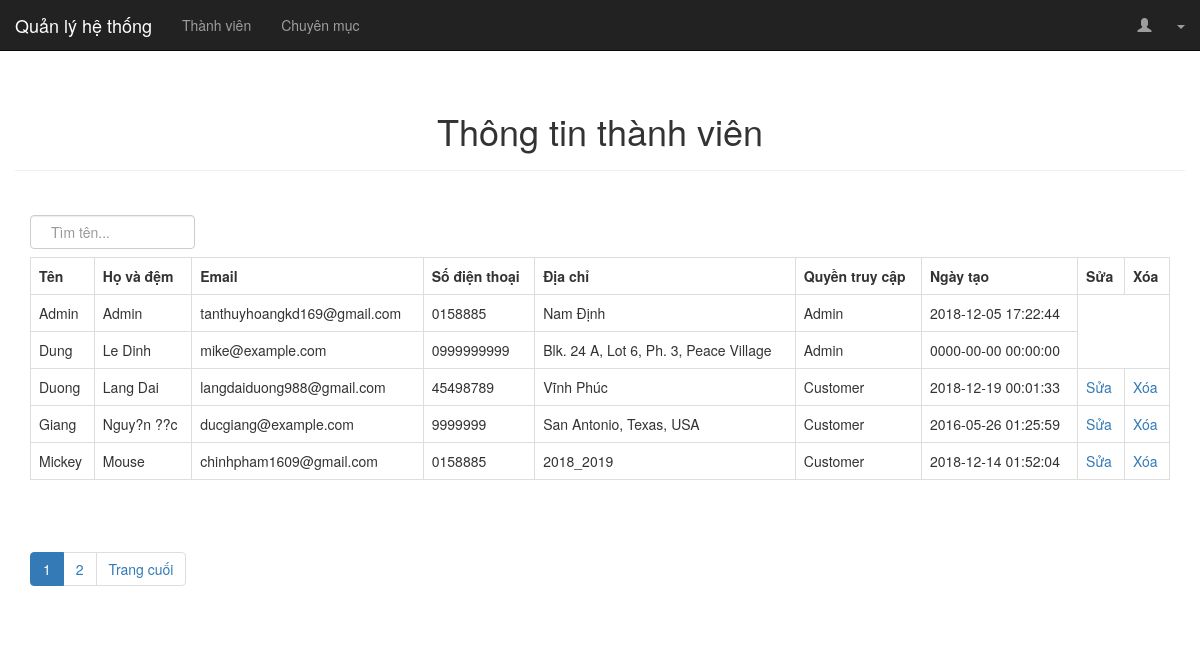
The page /Sources/officialforum/admin/index.php?controller=users&action=users_detail on the database as committed earlier.
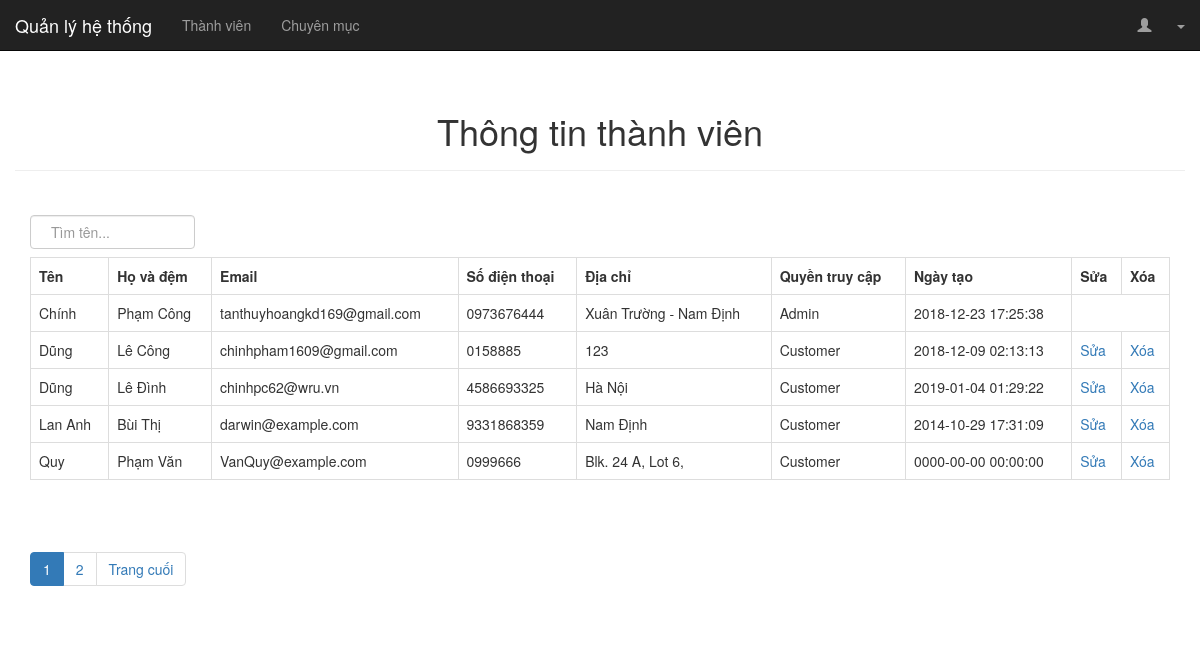
The same page on the database as committed later.
### tables this page shows
CREATE TABLE `users` (
  `id` int(11) NOT NULL,
  `firstname` varchar(32) NOT NULL,
  `lastname` varchar(32) NOT NULL,
  `email` varchar(64) NOT NULL,
  `contact_number` varchar(64) NOT NULL,
  `address` text NOT NULL,
  `password` varchar(512) NOT NULL,
  `access_level` varchar(16) NOT NULL,
  `access_code` text NOT NULL,
  `status` int(11) NOT NULL COMMENT '0=pending,1=confirmed',
  `created` datetime NOT NULL,
  `modified` timestamp NOT NULL DEFAULT CURRENT_TIMESTAMP ON UPDATE CURRENT_TIMESTAMP
);

### Sources/officialforum/admin/controllers/users_controller.php (called while the page is built, shortened)
<?php
	require_once '../models/user.php';
	require_once '../models/paging_objects.php';
	class UsersController extends BaseController
	{
		public function users_detail(){
			$detail = User::readUsers();
			$data = array('detail' => $detail);
			$this->render('users_detail', $data);
			$paging = new Paging();
			$paging->Userspaging();
		}
	}
 ?>

### Sources/officialforum/admin/routes.php (called while the page is built, shortened)
<?php
	$controller = new $klass;
	$controller->$action();
 ?>

### Sources/officialforum/admin/index.php (called while the page is built, shortened)
<?php
	require_once('routes.php');
 ?>

### Sources/officialforum/models/user.php (called while the page is built, shortened)
<?php
class User{
    private $conn;
    public function __construct($db){
        $this->conn = $db;
    }
    public function countAll(){
        $query = "SELECT id FROM users";
        $stmt = $this->conn->prepare($query);
        $stmt->execute();
        $num = $stmt->rowCount();
        return $num;
    }
    public static function readUsers()
    {
        $page = isset($_GET['page']) ? $_GET['page'] : 1;
        $records_per_page = 5;
        $from_record_num = ($records_per_page * $page) - $records_per_page;
        $database = new Database();
        $db = $database->getConnection();
        $list = [];
        $query = "SELECT * FROM users ORDER BY firstname ASC LIMIT ?,?";
        $stmt = $db->prepare( $query );
        $stmt->bindParam(1, $from_record_num, PDO::PARAM_INT);
        $stmt->bindParam(2, $records_per_page, PDO::PARAM_INT);
        $stmt->execute();
        foreach ($stmt->fetchAll() as $users){
            $array = array($users['id'], $users['firstname'], $users['lastname'], $users['email'], $users['contact_number'], $users['address'],$users['access_level'], $users['created']);
            $list[] = $array;
        }
        return $list;
    }
}

### Sources/officialforum/models/paging_objects.php (called while the page is built, shortened)
<?php
	class Paging
    {
        public function Userspaging(){
            $page = isset($_GET['page']) ? $_GET['page'] : 1;
            $records_per_page = 5;
            $database = new Database();
            $db = $database->getConnection();
            $user = new User($db);
            $total_rows = $user->countAll();
            $page_url="index.php?controller=users&action=users_detail&";
            include_once 'paging.php';
        }
    }
 ?>

### Sources/officialforum/admin/views/users/users_detail.php (the view, shortened to what this page needs)
<div class="container">
<div class="row">
	<div class="col-sm-2">
		<input class="form-control" name="filters" id="filters" type="text" placeholder="Tìm tên...">
	</div>
</div>
<div class="usersList">
	<?php
		echo "<table class='table table-hover table-responsive table-bordered'>";
	    echo "<tr>";
	        echo "<th>Tên</th>";
	        echo "<th>Họ và đệm</th>";
	        echo "<th>Email</th>";
	        echo "<th>Số điện thoại</th>";
	        echo "<th>Địa chỉ</th>";
	        echo "<th>Quyền truy cập</th>";
	        echo "<th>Ngày tạo</th>";
	        echo "<th>Sửa</th>";
	        echo "<th>Xóa</th>";
	    echo "</tr>";
		foreach ($detail as $detail) {
	?>
		<tr id="<?php echo $detail[0]; ?>" >
			<td data-target="firstname"><?php echo $detail[1]; ?></td>
			<td data-target="lastname"><?php echo $detail[2]; ?></td>
			<td data-target="email"><?php echo $detail[3]; ?></td>
			<td data-target="contact_number"><?php echo $detail[4]; ?></td>
			<td data-target="address"><?php echo $detail[5]; ?></td>
			<td data-target="access_level"><?php echo $detail[6]; ?></td>
			<td><?php echo $detail[7]; ?></td>
			<?php if ($detail[6] == 'Admin') {
				echo "";
			}else{?>
				<td><a href="#" data-role="update" data-id="<?php echo $detail[0] ?>">Sửa</a></td>
				<td><a href="#" data-role="delete" data-id="<?php echo $detail[0] ?>">Xóa</a></td>
			<?php } ?>
		</tr>
	<?php
		}
		echo "</table>";
	 ?>
</div>
</div>

### Sources/officialforum/models/paging.php (shortened to what this page needs)
<?php
echo "<div class='container'>";
echo "<ul class=\"pagination margin-zero\">";
    $total_pages = ceil($total_rows / $records_per_page);
    $range = 2;
    $initial_num = $page - $range;
    $condition_limit_num = ($page + $range)  + 1;
    for ($x=$initial_num; $x<$condition_limit_num; $x++) {
        if (($x > 0) && ($x <= $total_pages)) {
            if ($x == $page) {
                echo "<li class='active'><a href=\"#\">$x <span class=\"sr-only\">(current)</span></a></li>";
            }
            else {
                echo "<li><a href='{$page_url}page=$x'>$x</a></li>";
            }
        }
    }
    if($page<$total_pages){
        echo "<li><a href='" .$page_url . "page={$total_pages}' title='Last page is {$total_pages}.'>";
            echo "Trang cuối";
        echo "</a></li>";
    }
echo "</ul>";
echo "</div>";
?>

Rows that differ between the two databases and show on the page:
removed users: firstname "Admin", lastname "Admin", email "tanthuyhoangkd169@gmail.com", contact_number "0158885", address "Nam Định", detail "Admin", created "2018-12-05 17:22:44"
removed users: firstname "Dung", lastname "Le Dinh", email "mike@example.com", contact_number "0999999999", address "Blk. 24 A, Lot 6, Ph. 3, Peace Village", access_level "Admin", created "0000-00-00 00:00:00"
removed users: firstname "Duong", lastname "Lang Dai", email "langdaiduong988@gmail.com", contact_number "45498789", address "Vĩnh Phúc", access_level "Customer", created "2018-12-19 00:01:33"
removed users: firstname "Giang", lastname "Nguy?n ??c", email "ducgiang@example.com", contact_number "9999999", address "San Antonio, Texas, USA", access_level "Customer", created "2016-05-26 01:25:59"
no longer on this page (row edited): users: firstname "Mickey", lastname "Mouse", email "chinhpham1609@gmail.com", contact_number "0158885", address "2018_2019", access_level "Customer", created "2018-12-14 01:52:04"
added users: firstname "Chính", lastname "Phạm Công", email "tanthuyhoangkd169@gmail.com", contact_number "0973676444", address "Xuân Trường - Nam Định", access_level "Admin", created "2018-12-23 17:25:38"
now on this page (row edited): users: firstname "Dũng", lastname "Lê Công", email "chinhpham1609@gmail.com", contact_number "0158885", address "123", access_level "Customer", created "2018-12-09 02:13:13"
added users: firstname "Dũng", lastname "Lê Đình", email "chinhpc62@wru.vn", contact_number "4586693325", address "Hà Nội", access_level "Customer", created "2019-01-04 01:29:22"
added users: firstname "Lan Anh", lastname "Bùi Thị", email "darwin@example.com", contact_number "9331868359", address "Nam Định", access_level "Customer", created "2014-10-29 17:31:09"
added users: firstname "Quy", lastname "Phạm Văn", email "VanQuy@example.com", contact_number "0999666", address "Blk. 24 A, Lot 6,", access_level "Customer", created "0000-00-00 00:00:00"
